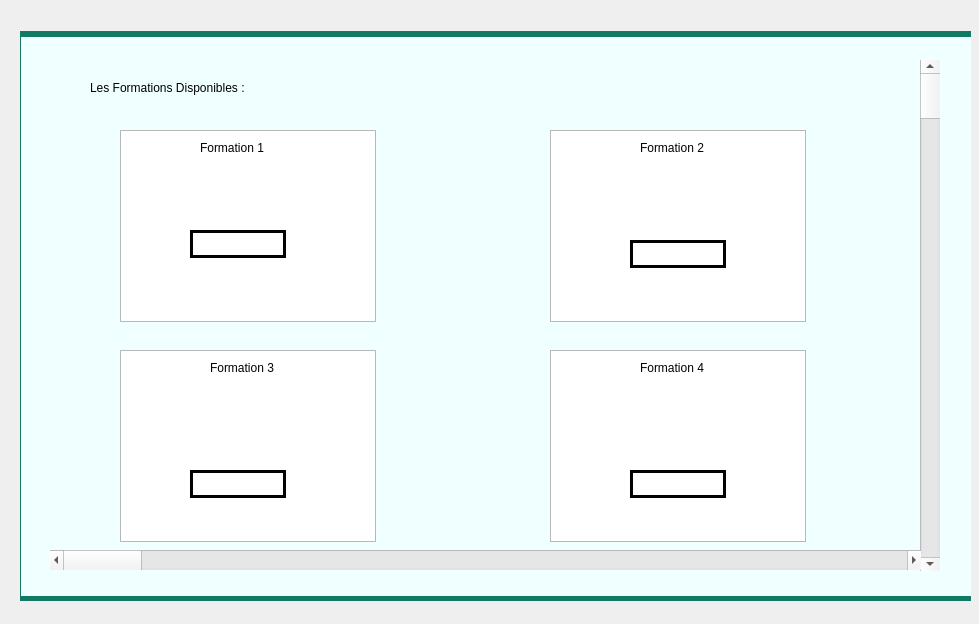
<?xml version="1.0" encoding="UTF-8"?>
<ui version="4.0">
 <class>Form</class>
 <widget class="QWidget" name="Form">
  <property name="geometry">
   <rect>
    <x>0</x>
    <y>0</y>
    <width>979</width>
    <height>624</height>
   </rect>
  </property>
  <property name="windowTitle">
   <string>Form</string>
  </property>
  <property name="styleSheet">
   <string notr="true"/>
  </property>
  <widget class="QWidget" name="widget" native="true">
   <property name="geometry">
    <rect>
     <x>20</x>
     <y>30</y>
     <width>951</width>
     <height>571</height>
    </rect>
   </property>
   <widget class="QTableWidget" name="tableWidget">
    <property name="geometry">
     <rect>
      <x>-5</x>
      <y>1</y>
      <width>971</width>
      <height>571</height>
     </rect>
    </property>
    <property name="styleSheet">
     <string notr="true">QWidget {
    background-color: #F0FFFF;
    color: #F0FFFF;
}
QTableView{border: 6px solid #117A65 ; /*other code about padding background stc*/ ;}
QHeaderView::section {
    background-color: #117A65;
    padding: 4px;
    border: 1px solid #117A65;
    font-size: 8pt;
}

QTableWidget {
    gridline-color: #117A65;
    font-size: 9pt;
}

QTableWidget QTableCornerButton::section {
    background-color: #117A65;
    border: 1px solid #117A65;
}</string>
    </property>
   </widget>
   <widget class="QWidget" name="widget_2" native="true">
    <property name="geometry">
     <rect>
      <x>30</x>
      <y>30</y>
      <width>891</width>
      <height>511</height>
     </rect>
    </property>
    <widget class="QScrollBar" name="verticalScrollBar">
     <property name="geometry">
      <rect>
       <x>870</x>
       <y>0</y>
       <width>20</width>
       <height>511</height>
      </rect>
     </property>
     <property name="orientation">
      <enum>Qt::Vertical</enum>
     </property>
    </widget>
    <widget class="QScrollBar" name="horizontalScrollBar">
     <property name="geometry">
      <rect>
       <x>0</x>
       <y>490</y>
       <width>871</width>
       <height>20</height>
      </rect>
     </property>
     <property name="orientation">
      <enum>Qt::Horizontal</enum>
     </property>
    </widget>
    <widget class="QLabel" name="label">
     <property name="geometry">
      <rect>
       <x>40</x>
       <y>20</y>
       <width>221</width>
       <height>16</height>
      </rect>
     </property>
     <property name="text">
      <string>Les Formations Disponibles :</string>
     </property>
    </widget>
    <widget class="QListView" name="listView_2">
     <property name="geometry">
      <rect>
       <x>500</x>
       <y>70</y>
       <width>256</width>
       <height>192</height>
      </rect>
     </property>
    </widget>
    <widget class="QListView" name="listView_3">
     <property name="geometry">
      <rect>
       <x>70</x>
       <y>290</y>
       <width>256</width>
       <height>192</height>
      </rect>
     </property>
    </widget>
    <widget class="QListView" name="listView_4">
     <property name="geometry">
      <rect>
       <x>500</x>
       <y>290</y>
       <width>256</width>
       <height>192</height>
      </rect>
     </property>
    </widget>
    <widget class="QListView" name="listView_5">
     <property name="geometry">
      <rect>
       <x>70</x>
       <y>70</y>
       <width>256</width>
       <height>192</height>
      </rect>
     </property>
    </widget>
    <widget class="QLabel" name="label_2">
     <property name="geometry">
      <rect>
       <x>150</x>
       <y>80</y>
       <width>81</width>
       <height>16</height>
      </rect>
     </property>
     <property name="text">
      <string>Formation 1</string>
     </property>
    </widget>
    <widget class="QLabel" name="label_3">
     <property name="geometry">
      <rect>
       <x>590</x>
       <y>80</y>
       <width>91</width>
       <height>16</height>
      </rect>
     </property>
     <property name="text">
      <string>Formation 2</string>
     </property>
    </widget>
    <widget class="QLabel" name="label_4">
     <property name="geometry">
      <rect>
       <x>160</x>
       <y>300</y>
       <width>101</width>
       <height>16</height>
      </rect>
     </property>
     <property name="text">
      <string>Formation 3</string>
     </property>
    </widget>
    <widget class="QLabel" name="label_5">
     <property name="geometry">
      <rect>
       <x>590</x>
       <y>300</y>
       <width>101</width>
       <height>16</height>
      </rect>
     </property>
     <property name="text">
      <string>Formation 4</string>
     </property>
    </widget>
    <widget class="QPushButton" name="pushButton">
     <property name="geometry">
      <rect>
       <x>140</x>
       <y>170</y>
       <width>96</width>
       <height>28</height>
      </rect>
     </property>
     <property name="styleSheet">
      <string notr="true">QPushButton {
color: #ffffff;
border: 3px solid #010203;
font: 8pt &quot;MS Reference Sans Serif&quot;;
border-radius: 15px;
padding: 5px;
background: qradialgradient(cx: 0.3, cy: -0.4,
fx: 0.3, fy: -0.4,
radius: 3, stop: 0 #010203, stop: 1 #c4c9c7);
min-width: 80px;
}

QPushButton:hover {
background: qradialgradient(cx: 0.3, cy: -0.4,
fx: 0.3, fy: -0.4,
radius: 3, stop: 0 #010203, stop: 1 #010203);
}

 QPushButton:pressed {
background: qradialgradient(cx: 0.4, cy: -0.1,
fx: 0.4, fy: -0.1,
radius: 3, stop: 0 #c4c9c7, stop: 1 #c4c9c7);
}</string>
     </property>
     <property name="text">
      <string>Details</string>
     </property>
    </widget>
    <widget class="QPushButton" name="pushButton_2">
     <property name="geometry">
      <rect>
       <x>580</x>
       <y>180</y>
       <width>96</width>
       <height>28</height>
      </rect>
     </property>
     <property name="styleSheet">
      <string notr="true">QPushButton {
color: #ffffff;
border: 3px solid #010203;
font: 8pt &quot;MS Reference Sans Serif&quot;;
border-radius: 15px;
padding: 5px;
background: qradialgradient(cx: 0.3, cy: -0.4,
fx: 0.3, fy: -0.4,
radius: 3, stop: 0 #010203, stop: 1 #c4c9c7);
min-width: 80px;
}

QPushButton:hover {
background: qradialgradient(cx: 0.3, cy: -0.4,
fx: 0.3, fy: -0.4,
radius: 3, stop: 0 #010203, stop: 1 #010203);
}

 QPushButton:pressed {
background: qradialgradient(cx: 0.4, cy: -0.1,
fx: 0.4, fy: -0.1,
radius: 3, stop: 0 #c4c9c7, stop: 1 #c4c9c7);
}</string>
     </property>
     <property name="text">
      <string>Details</string>
     </property>
    </widget>
    <widget class="QPushButton" name="pushButton_3">
     <property name="geometry">
      <rect>
       <x>140</x>
       <y>410</y>
       <width>96</width>
       <height>28</height>
      </rect>
     </property>
     <property name="styleSheet">
      <string notr="true">QPushButton {
color: #ffffff;
border: 3px solid #010203;
font: 8pt &quot;MS Reference Sans Serif&quot;;
border-radius: 15px;
padding: 5px;
background: qradialgradient(cx: 0.3, cy: -0.4,
fx: 0.3, fy: -0.4,
radius: 3, stop: 0 #010203, stop: 1 #c4c9c7);
min-width: 80px;
}

QPushButton:hover {
background: qradialgradient(cx: 0.3, cy: -0.4,
fx: 0.3, fy: -0.4,
radius: 3, stop: 0 #010203, stop: 1 #010203);
}

 QPushButton:pressed {
background: qradialgradient(cx: 0.4, cy: -0.1,
fx: 0.4, fy: -0.1,
radius: 3, stop: 0 #c4c9c7, stop: 1 #c4c9c7);
}</string>
     </property>
     <property name="text">
      <string>Details</string>
     </property>
    </widget>
    <widget class="QPushButton" name="pushButton_4">
     <property name="geometry">
      <rect>
       <x>580</x>
       <y>410</y>
       <width>96</width>
       <height>28</height>
      </rect>
     </property>
     <property name="styleSheet">
      <string notr="true">QPushButton {
color: #ffffff;
border: 3px solid #010203;
font: 8pt &quot;MS Reference Sans Serif&quot;;
border-radius: 15px;
padding: 5px;
background: qradialgradient(cx: 0.3, cy: -0.4,
fx: 0.3, fy: -0.4,
radius: 3, stop: 0 #010203, stop: 1 #c4c9c7);
min-width: 80px;
}

QPushButton:hover {
background: qradialgradient(cx: 0.3, cy: -0.4,
fx: 0.3, fy: -0.4,
radius: 3, stop: 0 #010203, stop: 1 #010203);
}

 QPushButton:pressed {
background: qradialgradient(cx: 0.4, cy: -0.1,
fx: 0.4, fy: -0.1,
radius: 3, stop: 0 #c4c9c7, stop: 1 #c4c9c7);
}</string>
     </property>
     <property name="text">
      <string>Details</string>
     </property>
    </widget>
   </widget>
  </widget>
 </widget>
 <resources/>
 <connections/>
</ui>
